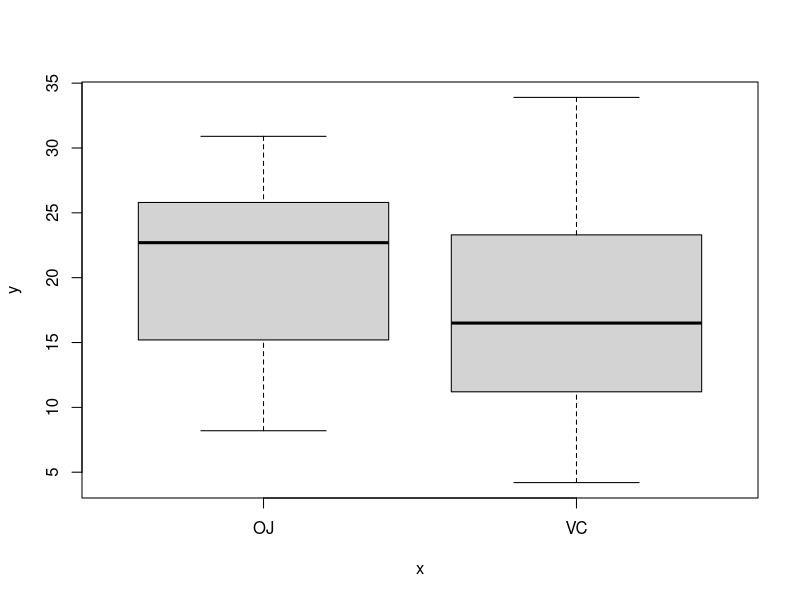
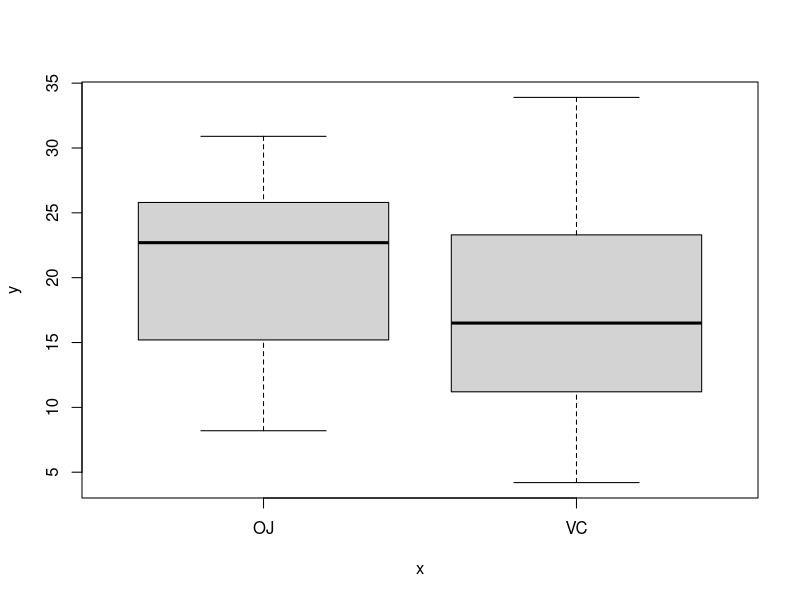
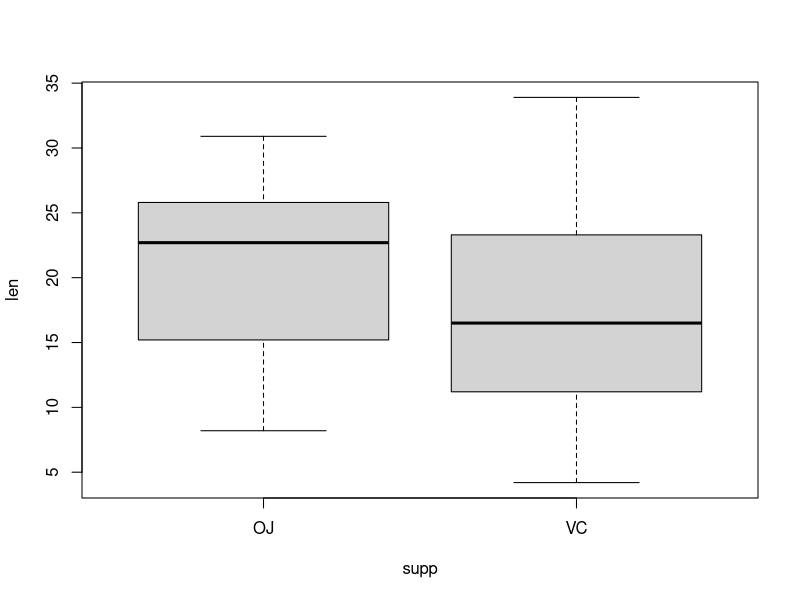
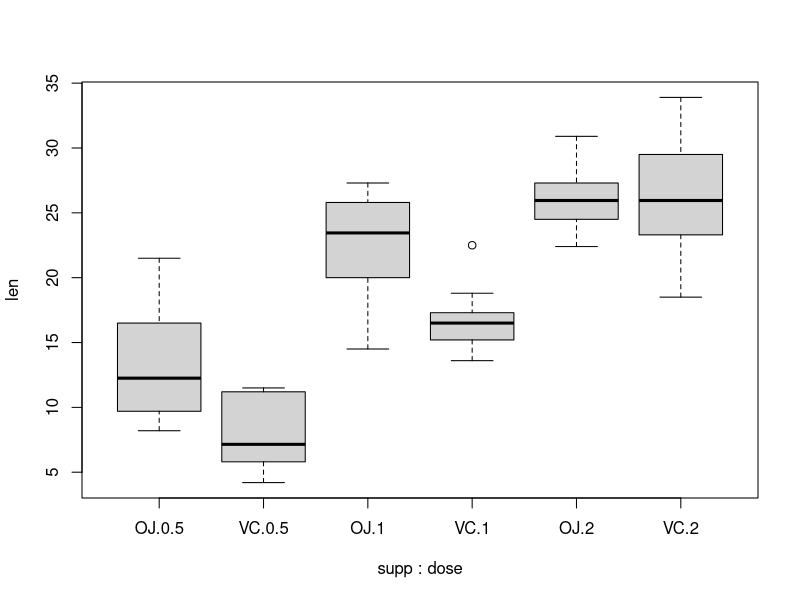
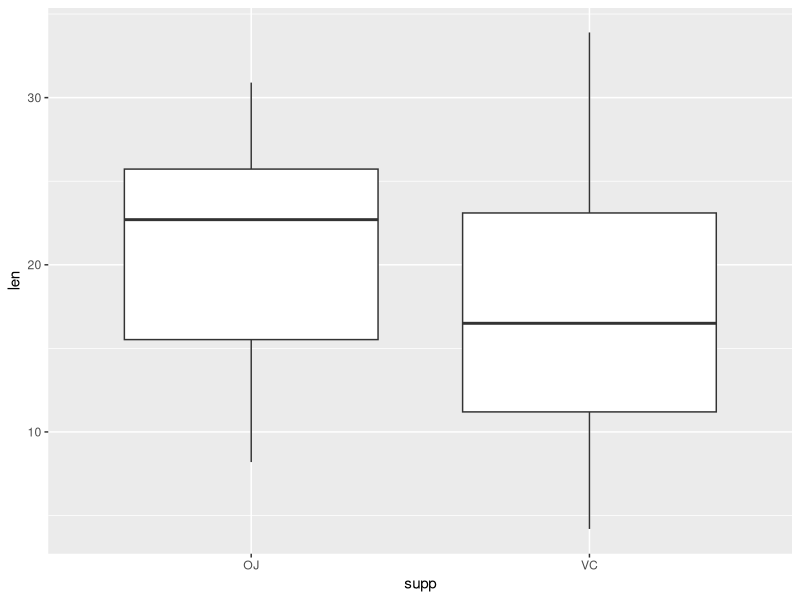
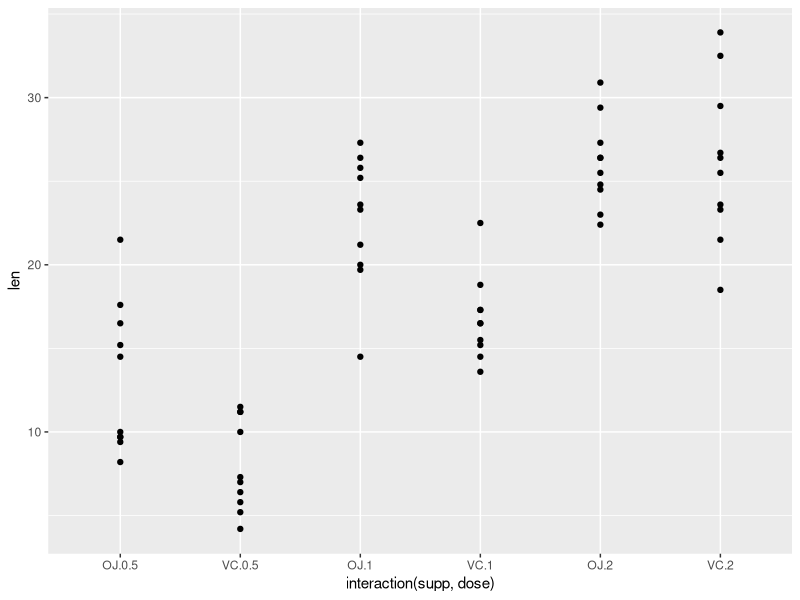
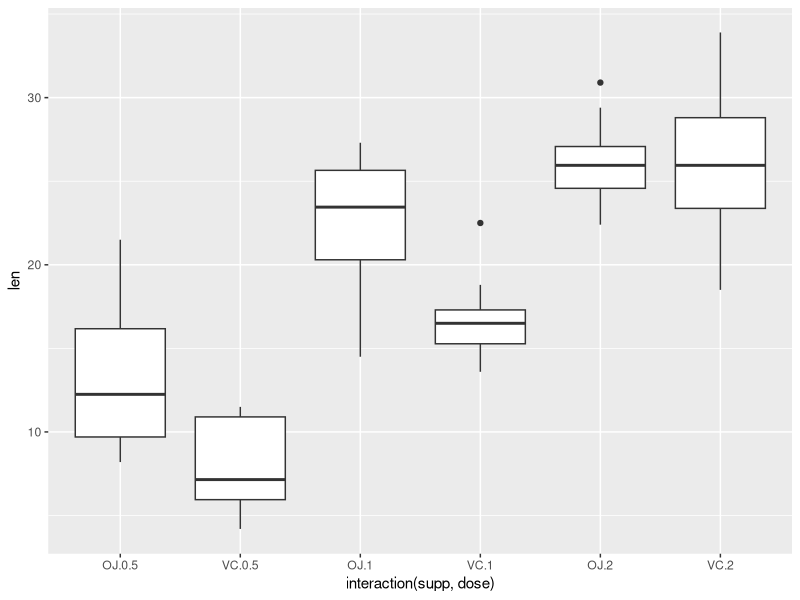
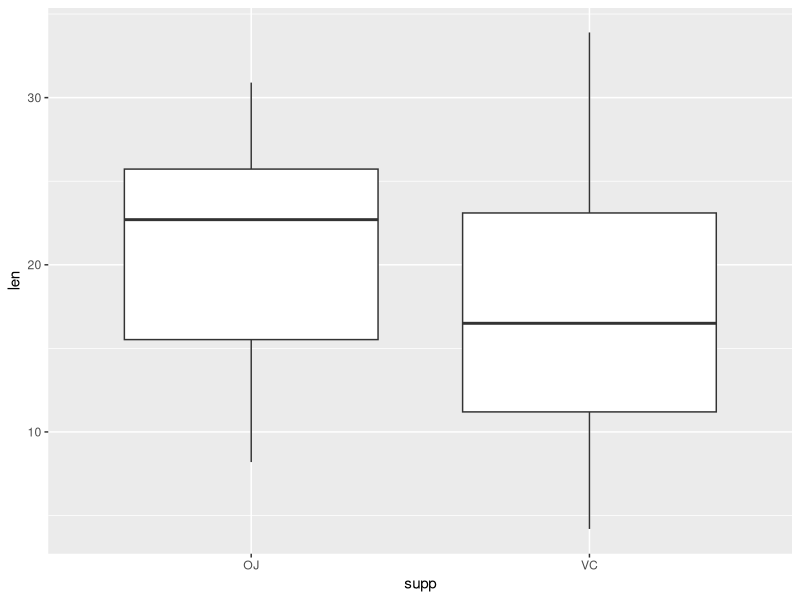

These charts were generated, in order, by the following R code:
library(ggplot2)    # always load ggplot2 library first
str(ToothGrowth)    # you may want to take a look at the dataset also

# === basic ===
# if x is a factor, plot by default generates boxplot
plot(ToothGrowth$supp, ToothGrowth$len)
# use factor's label as x-axis
plot(ToothGrowth$supp, ToothGrowth$len, names=levels(ToothGrowth$supp))
# boxplot using formula syntax
boxplot(len ~ supp, data=ToothGrowth)
# rewrite formula putting interaction of 2 vars: supp and dose
boxplot(len ~ supp + dose, data=ToothGrowth)

# === qplot() ===
qplot(supp, len, data=ToothGrowth, geom='boxplot')
# interaction of 2 vars: supp and dose
qplot(interaction(supp, dose), len, data=ToothGrowth)
# note that outliers are different from the basic result
qplot(interaction(supp, dose), len, data=ToothGrowth, geom='boxplot')

# === ggplot() ===
ggplot(ToothGrowth, aes(x=supp, y=len)) + geom_boxplot()
ggplot(ToothGrowth, aes(x=interaction(supp, dose), y=len)) + geom_boxplot()